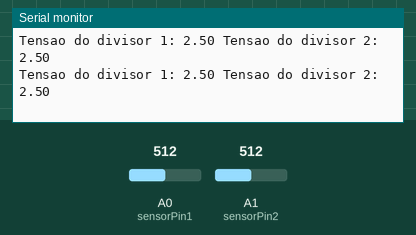
A sketch run on a simulated Arduino Uno, built with avr-gcc and run on an emulated ATmega328P. Shown: the last lines printed to the serial monitor. The test bench sets the inputs (shaded band); at power-on: A0 (sensorPin1) = 512, A1 (sensorPin2) = 512.

Above: at 1.3 s.
1.4 s: A0 (sensorPin1) set to 716
At 2.0 s:
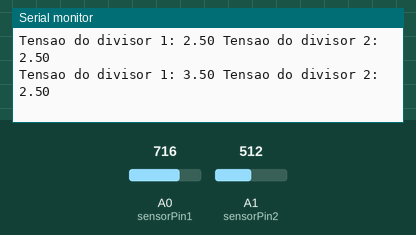
2.9 s: A1 (sensorPin2) set to 716
At 3.5 s:
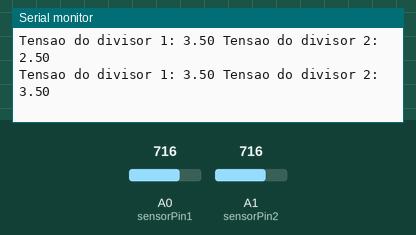
4.4 s: A0 (sensorPin1) set to 900
At 5.0 s:
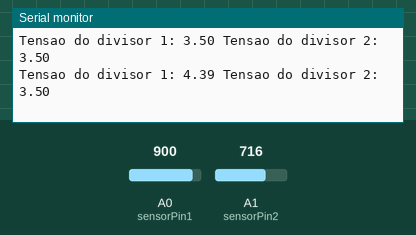
5.9 s: A1 (sensorPin2) set to 900
At 6.5 s:
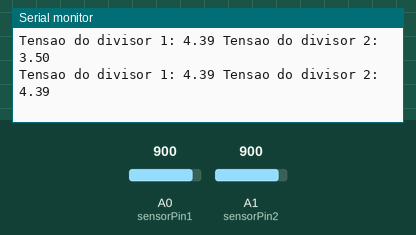
Timing chart, 0 to 8.4 s (numbered marks = the images above; inputs shaded):
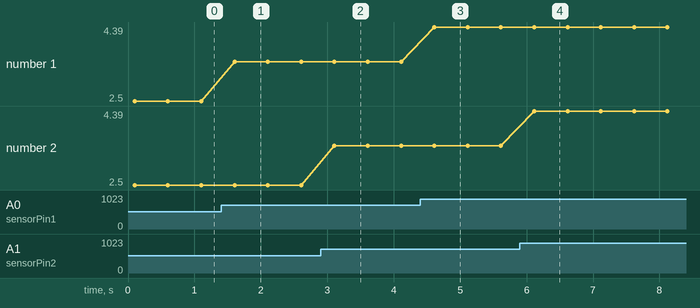

The sketch:

voltageDivisorResistors.ino
```cpp
#define sensorPin1 A0 // Define 'sensorPin1' como a entrada analógica A0, onde o primeiro sensor (ou divisor de tensão) está conectado
                     // Defines 'sensorPin1' as the analog input A0, where the first sensor (or voltage divider) is connected

#define sensorPin2 A1 // Define 'sensorPin2' como a entrada analógica A1, onde o segundo sensor (ou divisor de tensão) está conectado
                     // Defines 'sensorPin2' as the analog input A1, where the second sensor (or voltage divider) is connected

int sensorValue1 = 0; // Declara uma variável inteira chamada 'sensorValue1' e a inicializa com 0, usada para armazenar o valor lido do sensor conectado a A0
                      // Declares an integer variable named 'sensorValue1' and initializes it to 0, used to store the value read from the sensor connected to A0

int sensorValue2 = 0; // Declara uma variável inteira chamada 'sensorValue2' e a inicializa com 0, usada para armazenar o valor lido do sensor conectado a A1
                      // Declares an integer variable named 'sensorValue2' and initializes it to 0, used to store the value read from the sensor connected to A1

float voltage1; // Declara uma variável do tipo float chamada 'voltage1', usada para armazenar o valor da tensão calculada com base na leitura de 'sensorValue1'
                // Declares a float variable named 'voltage1', used to store the voltage value calculated based on the reading from 'sensorValue1'

float voltage2; // Declara uma variável do tipo float chamada 'voltage2', usada para armazenar o valor da tensão calculada com base na leitura de 'sensorValue2'
                // Declares a float variable named 'voltage2', used to store the voltage value calculated based on the reading from 'sensorValue2'

void setup() {
  Serial.begin(9600); // Inicializa a comunicação serial com o monitor serial a uma velocidade de 9600 bits por segundo (bps), permitindo que o Arduino envie dados para o computador
                      // Initializes serial communication with the serial monitor at a speed of 9600 bits per second (bps), allowing the Arduino to send data to the computer

  delay(100); // Introduz um atraso de 100 milissegundos, garantindo que o sistema esteja pronto antes de iniciar o loop principal
              // Introduces a delay of 100 milliseconds, ensuring the system is ready before starting the main loop
}

void loop() {
  // Leitura dos valores dos sensores (ou divisores de tensão) conectados às entradas analógicas A0 e A1
  // Reading the values from the sensors (or voltage dividers) connected to analog inputs A0 and A1
  sensorValue1 = analogRead(sensorPin1); // Lê o valor da entrada analógica A0 (um valor entre 0 e 1023) e armazena em 'sensorValue1'
                                         // Reads the value from analog input A0 (a value between 0 and 1023) and stores it in 'sensorValue1'
  sensorValue2 = analogRead(sensorPin2); // Lê o valor da entrada analógica A1 (um valor entre 0 e 1023) e armazena em 'sensorValue2'
                                         // Reads the value from analog input A1 (a value between 0 and 1023) and stores it in 'sensorValue2'

  // Conversão dos valores lidos para tensões correspondentes
  // Converting the read values to corresponding voltages
  voltage1 = sensorValue1 * (5.0 / 1024); // Calcula a tensão em volts para 'sensorValue1'; a relação 5.0/1024 converte o valor de 0-1023 para 0-5V
                                          // Calculates the voltage in volts for 'sensorValue1'; the ratio 5.0/1024 converts the value from 0-1023 to 0-5V
  voltage2 = sensorValue2 * (5.0 / 1024); // Calcula a tensão em volts para 'sensorValue2' usando a mesma relação de conversão
                                          // Calculates the voltage in volts for 'sensorValue2' using the same conversion ratio

  // Envia os valores de tensão calculados para o monitor serial para visualização
  // Sends the calculated voltage values to the serial monitor for visualization
  Serial.print("Tensao do divisor 1: "); // Imprime a mensagem "Tensao do divisor 1: " no monitor serial
                                         // Prints the message "Tensao do divisor 1: " to the serial monitor
  Serial.print(voltage1); // Imprime o valor da tensão calculada para o sensor 1 (voltage1) no monitor serial
                          // Prints the calculated voltage value for sensor 1 (voltage1) to the serial monitor
  Serial.print(" Tensao do divisor 2: "); // Imprime a mensagem " Tensao do divisor 2: " no monitor serial
                                          // Prints the message " Tensao do divisor 2: " to the serial monitor
  Serial.println(voltage2); // Imprime o valor da tensão calculada para o sensor 2 (voltage2) e move o cursor para a próxima linha no monitor serial
                            // Prints the calculated voltage value for sensor 2 (voltage2) and moves the cursor to the next line on the serial monitor

  delay(500); // Introduz um atraso de 500 milissegundos antes de repetir o loop, fazendo com que as leituras e a saída no monitor serial ocorram a cada meio segundo
              // Introduces a delay of 500 milliseconds before repeating the loop, causing readings and serial monitor output to occur every half-second
}
```

Measured:
- after the input at 1.4 s, the serial monitor: prints a new line after 0.20 s (image 1)
- after the input at 2.9 s, the serial monitor: prints a new line after 0.21 s (image 2)
- after the input at 4.4 s, the serial monitor: prints a new line after 0.21 s (image 3)
- after the input at 5.9 s, the serial monitor: prints a new line after 0.22 s (image 4)
- plotted number 1: 2.5 → 3.5 after the input at 1.4 s, 3.5 → 4.39 after the input at 4.4 s
